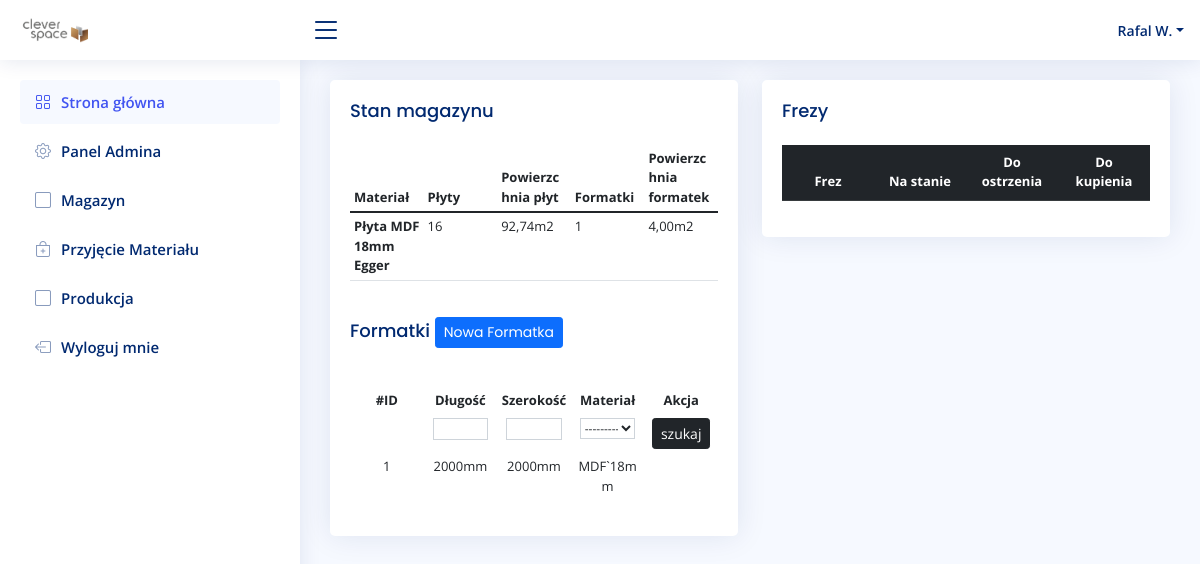
Before: /stock/ (signed in) with the older database file.
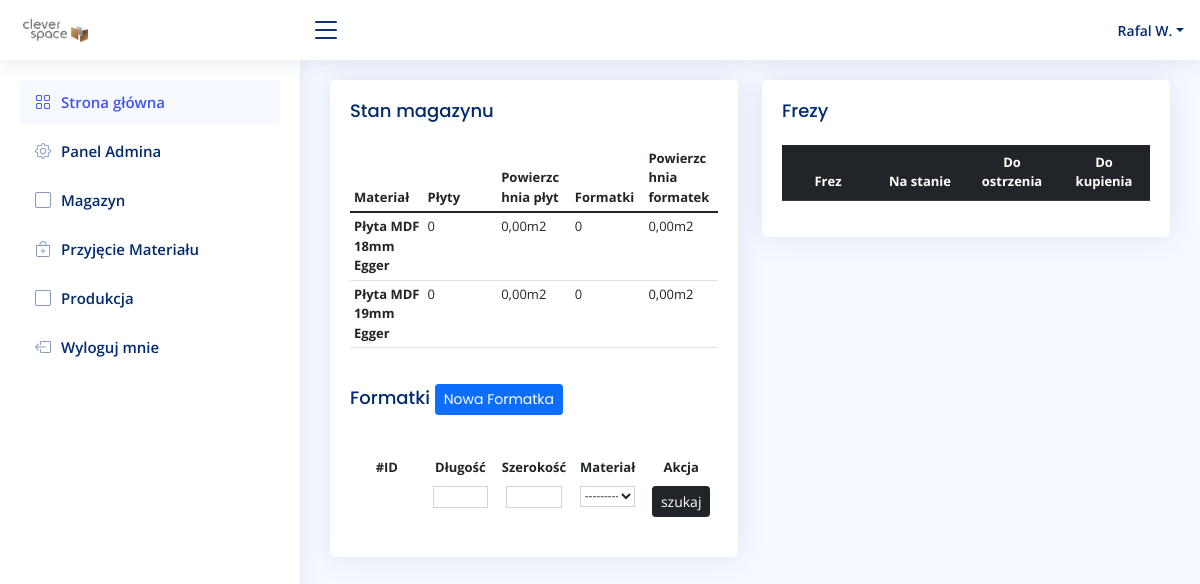
After: the same page with the newer database file.
### order/models.py (models this page shows)
class Material(models.Model):
    short_name = models.CharField(max_length=255, blank=False, null=True)
    name = models.CharField(max_length=255, blank=False, null=True)
    quantity = models.SmallIntegerField(default=0, blank=False, null=True)
    material_area = models.DecimalField(default=Decimal('5.796'), decimal_places=4, blank=False, max_digits=10)
    class Meta:
        verbose_name = "materiał"
        verbose_name_plural = "materiały"
    def __str__(self):
        return self.short_name
    def caluclate_material(self):
        return self.quantity * self.material_area
    def caluclate_area(self):
        material = Material.objects.get(short_name=self.short_name)
        total_area = 0
        for stock in material.stocks.all():
            result = stock.length * stock.width / 1000000
            total_area += result
        return total_area

### stock/models.py (models this page shows, shortened)
class Stock(models.Model):
    length = IntegerRangeField(min_value=50, max_value=2800, null=True)
    width = IntegerRangeField(min_value=50, max_value=2070, null=True)
    material = models.ForeignKey(Material, null=False, on_delete=models.CASCADE, related_name="stocks")

### stock/views.py (the view)
# urls.py: path('', staff_member_required(views.StockView.as_view()), name='stock'),
class StockView(ListView):
    model = Stock
    template_name = 'stock/home.html'
    def get_context_data(self, **kwargs):
        context = super().get_context_data(**kwargs)
        context.update({
            'filter': StockFilter(self.request.GET, queryset=self.get_queryset()),
            'materials': Material.objects.all().order_by('name'),
            'cutters': Cutter.objects.all().order_by('-name'),
            })
        return context

### stock/templates/stock/home.html (shortened to what this page needs)
{% extends 'main.html' %}
{% load static %}
{% block content %}
<div class="row">
  <div class="col-sm-6">
    <div class="card recent-sales">
      <div class="card-body">
        <h5 class="card-title">Stan magazynu </h5>
        <table class="table table-hover table-sm text-left" style="text-align: left">
          <thead>
            <tr>
              <th scope="col">Materiał</th>
              <th scope="col">Płyty</th>
              <th scope="col">Powierzchnia płyt</th>
              <th scope="col">Formatki</th>
              <th scope="col">Powierzchnia formatek</th>
            </tr>
          </thead>
          <tbody>
            {% for material in materials %}
            <tr>
              <th scope="col">{{ material.name }}</th>
              <td scope="col">{{ material.quantity }}</td>
              <td scope="col">{{ material.caluclate_material|floatformat:2 }}m2</td>
              <td scope="col">{{ material.stocks.count }}</td>
              <td scope="col">{{ material.caluclate_area|floatformat:2 }}m2</td>
            </tr>
            {% endfor %}
         </tbody>
       </table>
        <h5 class="card-title">Formatki <a href="{% url 'create-stock' %}"><button class="btn btn-primary btn-sm">Nowa Formatka</button></a></h5>
       <div class="dataTable-top"></div>
       <div class="table-responsive">
        <table class="table table-borderless table-hover table-sm">
          {% include 'stock/search.html' %}
          <thead>
            <tr>
              <th scope="col">#ID</th>
              <th scope="col">Długość</th>
              <th scope="col">Szerokość</th>
              <th scope="col">Materiał</th>
              <th scope="col">Akcja</th>
            </tr>
          </thead>
          <tbody>
            {% for stock in filter.qs %}
            <tr>
              <td scope="row">{{ stock.id }}</td>
              <td>{{ stock.length }}mm</td>
              <td>{{ stock.width }}mm</td>
              {% if stock.length == 0 %}
              <td><p>------</p></td>
              {% else %}
              <td>{{ stock.material }}</td>
              {% endif %}
              <td>
              </td>
            </tr>
            {% endfor %}
          </tbody>
        </table>
      </div>
      </div>
    </div>
  </div>
  <div class="col-sm-6">
    <div class="card recent-sales">
      <div class="card-body">
        <h5 class="card-title">Frezy</h5>
        <table class="table table-dark">
                <thead>
                  <tr>
                    <th scope="col">Frez</th>
                    <th scope="col">Na stanie</th>
                    <th scope="col">Do ostrzenia</th>
                    <th scope="col">Do kupienia</th>
                  </tr>
                </thead>
              </table>
      </div>
    </div>
  </div>
</div>
{% endblock %}

Changed rows visible on the page:
removed Stock: id "1", length "2000", width "2000", material "MDF`18mm"
changed Material "Płyta MDF 18mm Egger": quantity "16" → "0"; caluclate_material "92,74" → "0,00"; stocks.count "1" → "0"; caluclate_area "4,00" → "0,00"
added Material: name "Płyta MDF 19mm Egger", quantity "0", caluclate_material "0,00", stocks.count "0", caluclate_area "0,00"
